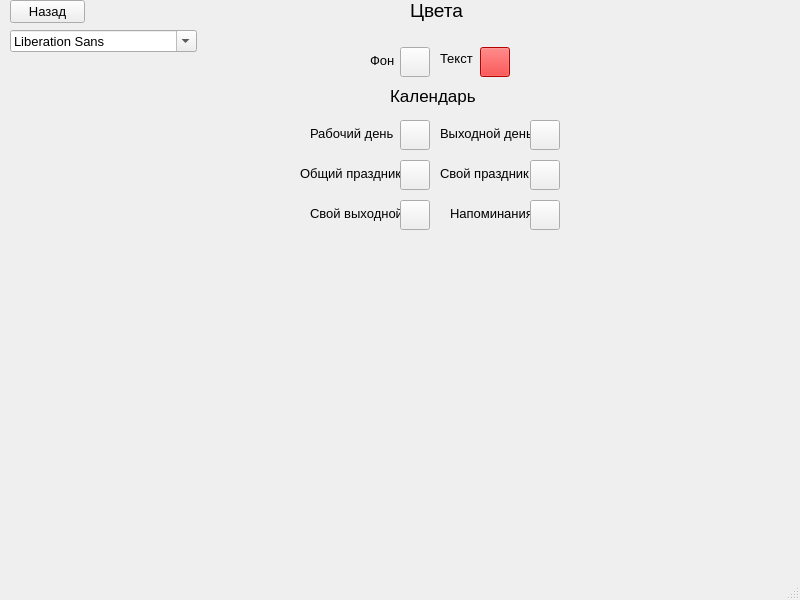
<?xml version="1.0" encoding="UTF-8"?>
<ui version="4.0">
 <class>MainWindow</class>
 <widget class="QMainWindow" name="MainWindow">
  <property name="geometry">
   <rect>
    <x>0</x>
    <y>0</y>
    <width>800</width>
    <height>600</height>
   </rect>
  </property>
  <property name="font">
   <font>
    <pointsize>10</pointsize>
   </font>
  </property>
  <property name="windowTitle">
   <string>Настройки</string>
  </property>
  <widget class="QWidget" name="centralwidget">
   <widget class="QPushButton" name="bt_back">
    <property name="geometry">
     <rect>
      <x>10</x>
      <y>0</y>
      <width>75</width>
      <height>23</height>
     </rect>
    </property>
    <property name="text">
     <string>Назад</string>
    </property>
   </widget>
   <widget class="QFontComboBox" name="fontComboBox">
    <property name="geometry">
     <rect>
      <x>10</x>
      <y>30</y>
      <width>187</width>
      <height>22</height>
     </rect>
    </property>
   </widget>
   <widget class="QLabel" name="label">
    <property name="geometry">
     <rect>
      <x>410</x>
      <y>0</y>
      <width>71</width>
      <height>21</height>
     </rect>
    </property>
    <property name="font">
     <font>
      <pointsize>14</pointsize>
     </font>
    </property>
    <property name="text">
     <string>Цвета</string>
    </property>
   </widget>
   <widget class="QPushButton" name="bt2">
    <property name="geometry">
     <rect>
      <x>480</x>
      <y>47</y>
      <width>30</width>
      <height>30</height>
     </rect>
    </property>
    <property name="autoFillBackground">
     <bool>false</bool>
    </property>
    <property name="styleSheet">
     <string notr="true"> background-color: rgb(255, 0, 0)</string>
    </property>
    <property name="text">
     <string/>
    </property>
   </widget>
   <widget class="QPushButton" name="bt1">
    <property name="geometry">
     <rect>
      <x>400</x>
      <y>47</y>
      <width>30</width>
      <height>30</height>
     </rect>
    </property>
    <property name="text">
     <string/>
    </property>
   </widget>
   <widget class="QLabel" name="label_3">
    <property name="geometry">
     <rect>
      <x>370</x>
      <y>50</y>
      <width>31</width>
      <height>21</height>
     </rect>
    </property>
    <property name="text">
     <string>Фон</string>
    </property>
   </widget>
   <widget class="QLabel" name="label_4">
    <property name="geometry">
     <rect>
      <x>440</x>
      <y>50</y>
      <width>41</width>
      <height>16</height>
     </rect>
    </property>
    <property name="text">
     <string>Текст</string>
    </property>
   </widget>
   <widget class="QLabel" name="label_5">
    <property name="geometry">
     <rect>
      <x>310</x>
      <y>123</y>
      <width>91</width>
      <height>21</height>
     </rect>
    </property>
    <property name="text">
     <string>Рабочий день</string>
    </property>
   </widget>
   <widget class="QPushButton" name="bt3">
    <property name="geometry">
     <rect>
      <x>400</x>
      <y>120</y>
      <width>30</width>
      <height>30</height>
     </rect>
    </property>
    <property name="text">
     <string/>
    </property>
   </widget>
   <widget class="QLabel" name="label_6">
    <property name="geometry">
     <rect>
      <x>440</x>
      <y>123</y>
      <width>91</width>
      <height>21</height>
     </rect>
    </property>
    <property name="text">
     <string>Выходной день</string>
    </property>
   </widget>
   <widget class="QPushButton" name="bt4">
    <property name="geometry">
     <rect>
      <x>530</x>
      <y>120</y>
      <width>30</width>
      <height>30</height>
     </rect>
    </property>
    <property name="text">
     <string/>
    </property>
   </widget>
   <widget class="QLabel" name="label_7">
    <property name="geometry">
     <rect>
      <x>300</x>
      <y>163</y>
      <width>101</width>
      <height>21</height>
     </rect>
    </property>
    <property name="text">
     <string>Общий праздник</string>
    </property>
   </widget>
   <widget class="QPushButton" name="bt5">
    <property name="geometry">
     <rect>
      <x>400</x>
      <y>160</y>
      <width>30</width>
      <height>30</height>
     </rect>
    </property>
    <property name="text">
     <string/>
    </property>
   </widget>
   <widget class="QLabel" name="label_8">
    <property name="geometry">
     <rect>
      <x>440</x>
      <y>163</y>
      <width>91</width>
      <height>21</height>
     </rect>
    </property>
    <property name="text">
     <string>Свой праздник</string>
    </property>
   </widget>
   <widget class="QPushButton" name="bt6">
    <property name="geometry">
     <rect>
      <x>530</x>
      <y>160</y>
      <width>30</width>
      <height>30</height>
     </rect>
    </property>
    <property name="text">
     <string/>
    </property>
   </widget>
   <widget class="QLabel" name="label_9">
    <property name="geometry">
     <rect>
      <x>310</x>
      <y>203</y>
      <width>91</width>
      <height>21</height>
     </rect>
    </property>
    <property name="text">
     <string>Свой выходной</string>
    </property>
   </widget>
   <widget class="QPushButton" name="bt7">
    <property name="geometry">
     <rect>
      <x>400</x>
      <y>200</y>
      <width>30</width>
      <height>30</height>
     </rect>
    </property>
    <property name="text">
     <string/>
    </property>
   </widget>
   <widget class="QLabel" name="label_10">
    <property name="geometry">
     <rect>
      <x>450</x>
      <y>203</y>
      <width>81</width>
      <height>21</height>
     </rect>
    </property>
    <property name="text">
     <string>Напоминания</string>
    </property>
   </widget>
   <widget class="QPushButton" name="bt8">
    <property name="geometry">
     <rect>
      <x>530</x>
      <y>200</y>
      <width>30</width>
      <height>30</height>
     </rect>
    </property>
    <property name="text">
     <string/>
    </property>
   </widget>
   <widget class="QLabel" name="label_2">
    <property name="geometry">
     <rect>
      <x>390</x>
      <y>80</y>
      <width>91</width>
      <height>31</height>
     </rect>
    </property>
    <property name="font">
     <font>
      <pointsize>13</pointsize>
     </font>
    </property>
    <property name="text">
     <string>Календарь</string>
    </property>
   </widget>
  </widget>
  <widget class="QMenuBar" name="menubar">
   <property name="geometry">
    <rect>
     <x>0</x>
     <y>0</y>
     <width>800</width>
     <height>23</height>
    </rect>
   </property>
  </widget>
  <widget class="QStatusBar" name="statusbar"/>
 </widget>
 <resources/>
 <connections/>
</ui>
